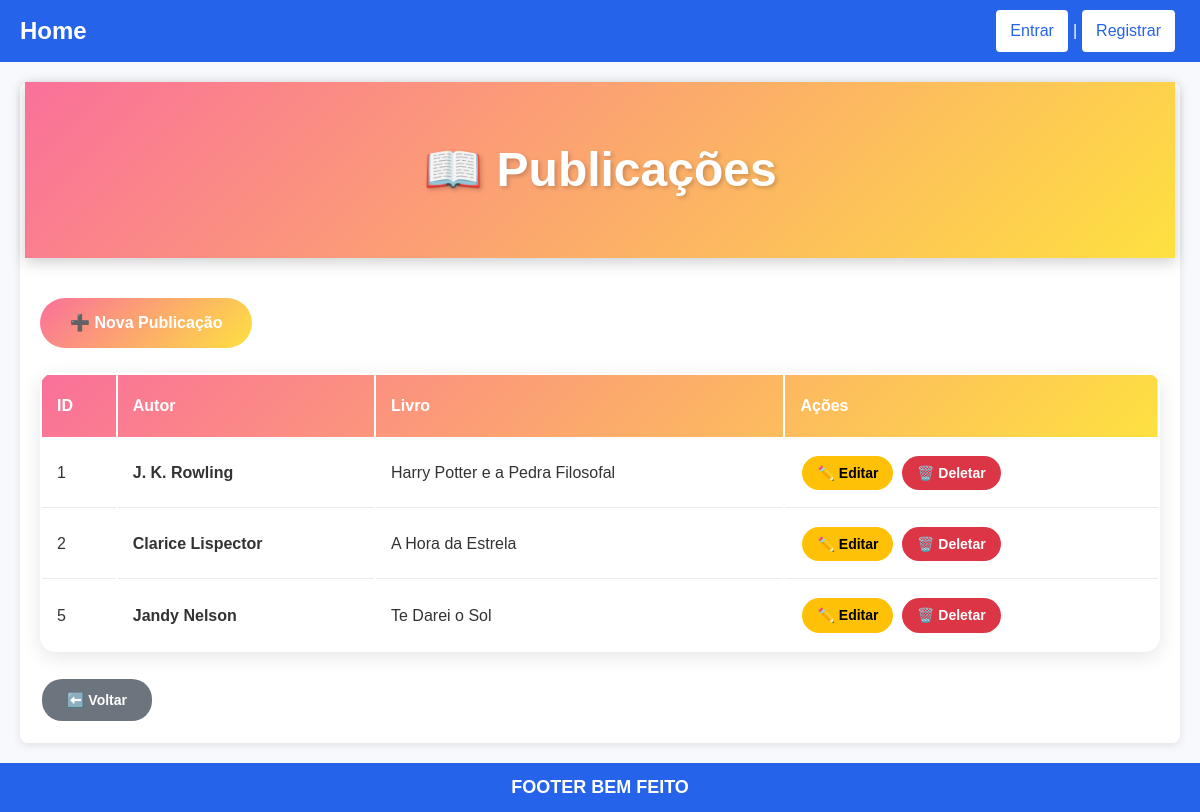
The app's page /blog/publicacoes/ with its own data.
### blog/models.py (models this page shows, shortened)
class Publica(models.Model):
    autor = models.ForeignKey(Autor, on_delete=models.CASCADE)
    livro = models.ForeignKey(Livro, on_delete=models.CASCADE)
    class Meta:
        verbose_name = "Publicação"
        verbose_name_plural = "Publicações"
        unique_together = ('autor', 'livro')

class Autor(models.Model):
    id = models.AutoField(primary_key=True)
    nome = models.CharField(max_length=100, unique=True)
    class Meta:
        verbose_name = "Autor"
        verbose_name_plural = "Autores"

class Livro(models.Model):
    id = models.AutoField(primary_key=True)
    ISBN = models.CharField(max_length=13, unique=True)
    titulo = models.CharField(max_length=200)
    publicacao = models.DateField()
    preco = models.DecimalField(max_digits=6, decimal_places=2)
    estoque = models.IntegerField()
    editora = models.ForeignKey(Editora, on_delete=models.CASCADE)
    class Meta:
        verbose_name = "Livro"
        verbose_name_plural = "Livros"

### blog/views.py (the view)
# urls.py: path("publicacoes/", views.HelloViews.list_publicacoes, name="list_publicacoes"),
    def list_publicacoes(request):
        from .models import Publica
        publicas = Publica.objects.all()
        return render(request, 'blog/publica_list.html', {'publicas': publicas})

### blog/templates/blog/publica_list.html (shortened to what this page needs)
{% extends 'global/base.html' %}
{% block content %}
<div class="page-header"><div class="container"><h1>📖 Publicações</h1></div></div>
<div class="container">
    <a href="{% url 'blog:publica_create' %}" class="btn-custom">➕ Nova Publicação</a>
    {% if publicas %}
        <div class="table-container">
            <table class="custom-table">
                <thead><tr><th>ID</th><th>Autor</th><th>Livro</th><th>Ações</th></tr></thead>
                <tbody>
                    {% for publica in publicas %}
                    <tr>
                        <td>{{ publica.id }}</td>
                        <td><strong>{{ publica.autor.nome }}</strong></td>
                        <td>{{ publica.livro.titulo }}</td>
                        <td>
                            <a href="{% url 'blog:publica_edit' publica.id %}" class="btn-action btn-edit">✏️ Editar</a>
                            <a href="{% url 'blog:publica_delete' publica.id %}" class="btn-action btn-delete">🗑️ Deletar</a>
                        </td>
                    </tr>
                    {% endfor %}
                </tbody>
            </table>
        </div>
    {% else %}
        <div class="empty-state">
            <div class="empty-state-icon">📖</div>
            <p class="empty-state-text">Nenhuma publicação cadastrada ainda.</p>
            <a href="{% url 'blog:publica_create' %}" class="btn-custom">➕ Cadastrar Primeira Publicação</a>
        </div>
    {% endif %}
    <a href="{% url 'blog:home' %}" class="btn-action btn-back" style="padding: 10px 25px;">⬅️ Voltar</a>
</div>
{% endblock %}

### templates/global/base.html (style rules this page uses)
* { margin: 0; padding: 0; box-sizing: border-box; }
body { font-family: 'Arial', sans-serif; line-height: 1.6; background-color: #f7f9fc; color: #333; }

### blog/templates/blog/publica_list.html (style rules this page uses)
.page-header { background: linear-gradient(135deg, #fa709a 0%, #fee140 100%); color: white; padding: 50px 0; margin: -20px -15px 40px -15px; text-align: center; box-shadow: 0 4px 15px rgba(0,0,0,0.2); }
.page-header h1 { font-size: 3rem; font-weight: 700; margin: 0; text-shadow: 2px 2px 4px rgba(0,0,0,0.2); }
.btn-custom { background: linear-gradient(135deg, #fa709a 0%, #fee140 100%); color: white; padding: 12px 30px; border-radius: 25px; text-decoration: none; font-weight: 600; display: inline-block; margin-bottom: 25px; transition: all 0.3s ease; border: none; }
.table-container { background: white; border-radius: 15px; box-shadow: 0 5px 20px rgba(0,0,0,0.1); overflow: hidden; margin-bottom: 25px; }
.custom-table { width: 100%; margin: 0; }
.custom-table thead { background: linear-gradient(135deg, #fa709a 0%, #fee140 100%); color: white; }
.custom-table thead th { padding: 18px 15px; font-weight: 600; border: none; text-align: left; }
.custom-table tbody td { padding: 15px; border-bottom: 1px solid #e9ecef; vertical-align: middle; }
.custom-table tbody tr { transition: all 0.3s ease; }
.custom-table tbody tr:last-child td { border-bottom: none; }
.btn-action { padding: 6px 15px; border-radius: 20px; text-decoration: none; font-size: 0.875rem; font-weight: 600; transition: all 0.3s ease; display: inline-block; margin: 2px; }
.btn-edit { background: #ffc107; color: #000; }
.btn-delete { background: #dc3545; color: white; }
.btn-back { background: #6c757d; color: white; }

### records on screen
Publica: id "1", autor.nome "J. K. Rowling", livro.titulo "Harry Potter e a Pedra Filosofal"
Publica: id "2", autor.nome "Clarice Lispector", livro.titulo "A Hora da Estrela"
Publica: id "5", autor.nome "Jandy Nelson", livro.titulo "Te Darei o Sol"
